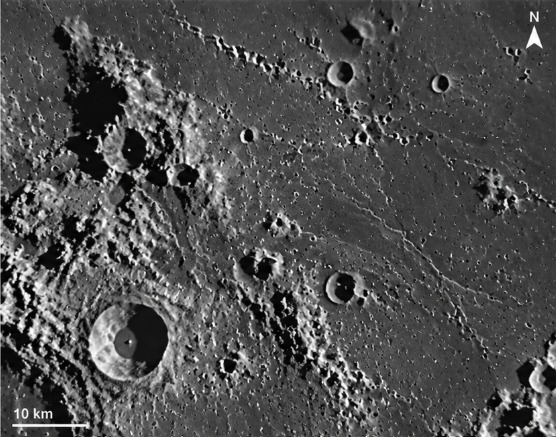
#> input picture sampledataset/image.png, 556 x 437 px, found by its file name
$ python prepare_real_samples.py
#> lines starting #> are read from the running program, lines starting #| are printed output that depends on the picture
"""
scripts/prepare_real_samples.py
===============================
Prepare Real Lunar Sample Datasets for the LUNA-MATCH Pipeline.

Loads raw lunar screenshots (image_1.png and image_2.png), masks out annotation
overlays (scale bar, text, north arrow) in-place using nearby local background
mean fill, and exports single-band GeoTIFFs with exact GSDs:
  - image_1.tif: GSD = 131.6 m/px
  - image_2.tif: GSD = 555.6 m/px
"""

import os
import sys
from pathlib import Path
import numpy as np
import cv2
import rasterio
from rasterio.transform import from_origin

def find_source_image(candidates):
    for c in candidates:
        if os.path.exists(c):
            return c
    raise FileNotFoundError(f"None of candidate paths found: {candidates}")

def mask_and_fill(img: np.ndarray, bl_box: tuple, tr_box: tuple) -> np.ndarray:
    """
    Mask bottom-left and top-right annotation overlays in-place.
    Fill with nearby local terrain mean using Gaussian feathering to avoid
    creating fake high-gradient step edges that attract feature matchers.
    """
    H, W = img.shape[:2]
    img_f = img.astype(np.float32)
    fill_canvas = img_f.copy()
    mask = np.zeros((H, W), dtype=np.float32)

    # 1. Bottom-Left Box: (x_min, x_max, y_min, y_max)
    bl_x0, bl_x1, bl_y0, bl_y1 = bl_box
    # Sample unmasked terrain immediately above the scale bar
    sample_y0 = max(0, bl_y0 - 45)
    sample_y1 = max(0, bl_y0 - 5)
    sample_x0 = bl_x0
    sample_x1 = min(W, bl_x1)
    bl_sample = img[sample_y0:sample_y1, sample_x0:sample_x1]
    bl_mean = float(np.mean(bl_sample)) if bl_sample.size > 0 else float(np.mean(img))

    fill_canvas[bl_y0:bl_y1, bl_x0:bl_x1] = bl_mean
    mask[bl_y0:bl_y1, bl_x0:bl_x1] = 1.0

    # 2. Top-Right Box: (x_min, x_max, y_min, y_max)
    tr_x0, tr_x1, tr_y0, tr_y1 = tr_box
    # Sample unmasked terrain immediately adjacent to the left of north arrow
    sample_y0_tr = tr_y0
    sample_y1_tr = min(H, tr_y1)
    sample_x0_tr = max(0, tr_x0 - 50)
    sample_x1_tr = max(0, tr_x0 - 5)
    tr_sample = img[sample_y0_tr:sample_y1_tr, sample_x0_tr:sample_x1_tr]
    tr_mean = float(np.mean(tr_sample)) if tr_sample.size > 0 else float(np.mean(img))

    fill_canvas[tr_y0:tr_y1, tr_x0:tr_x1] = tr_mean
    mask[tr_y0:tr_y1, tr_x0:tr_x1] = 1.0

    # Gaussian feather the mask boundary to avoid hard step-edges
    feathered_mask = cv2.GaussianBlur(mask, (9, 9), 3.0)

    # Seamless alpha blend
    blended = img_f * (1.0 - feathered_mask) + fill_canvas * feathered_mask
    return np.clip(blended, 0, 255).astype(np.uint8)

def main():
    root_dir = Path(__file__).resolve().parent.parent
    workspace_root = root_dir.parent

    # Candidate source paths
    p1_candidates = [
        str(workspace_root / "image.png"),
        str(workspace_root / "image_1.png"),
        str(root_dir / "data" / "samples" / "image_1.png"),
    ]
    p2_candidates = [
        str(workspace_root / "image copy.png"),
        str(workspace_root / "image_2.png"),
        str(root_dir / "data" / "samples" / "image_2.png"),
    ]

    p1 = find_source_image(p1_candidates)
    p2 = find_source_image(p2_candidates)

    print(f"Loading Image 1 from: {p1}")
    print(f"Loading Image 2 from: {p2}")

    raw_1 = cv2.imread(p1, cv2.IMREAD_GRAYSCALE)
#> raw_1: shape (437, 556); min 0, max 255, mean 79.8
    raw_2 = cv2.imread(p2, cv2.IMREAD_GRAYSCALE)
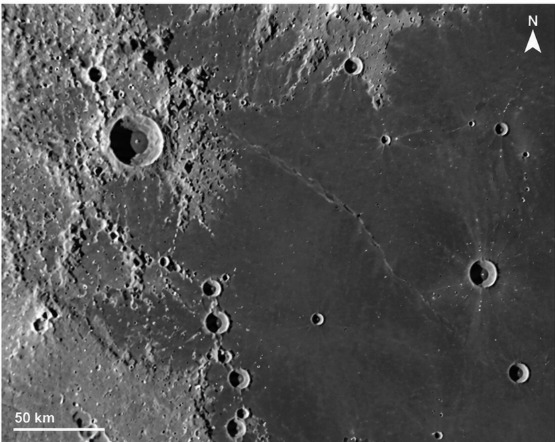
#> input picture sampledataset/image copy.png, 555 x 442 px, found by its file name
#> raw_2: shape (442, 555); min 0, max 255, mean 81.3

    if raw_1 is None:
        raise ValueError(f"Failed to read image 1 from {p1}")
    if raw_2 is None:
        raise ValueError(f"Failed to read image 2 from {p2}")

    print(f"Image 1 dimensions: {raw_1.shape[1]}x{raw_1.shape[0]} (WxH)")
#| Image 1 dimensions: 556x437 (WxH)
    print(f"Image 2 dimensions: {raw_2.shape[1]}x{raw_2.shape[0]} (WxH)")
#| Image 2 dimensions: 555x442 (WxH)

    # Define verified mask boxes (x_min, x_max, y_min, y_max)
    # Image 1 (556x437):
    #   Scale bar at bottom left: y:[400, 437], x:[0, 105]
    #   North arrow at top right: y:[0, 75], x:[505, 556]
    box_1_bl = (0, 105, 400, 437)
    box_1_tr = (505, 556, 0, 75)

    # Image 2 (555x442):
    #   Scale bar at bottom left: y:[396, 442], x:[0, 110]
    #   North arrow at top right: y:[0, 60], x:[485, 555]
    box_2_bl = (0, 110, 396, 442)
    box_2_tr = (485, 555, 0, 60)

    masked_1 = mask_and_fill(raw_1, box_1_bl, box_1_tr)
#> in mask_and_fill, `bl_mean = float(np.mean(bl_sample)) if bl_sample.size > 0 else float(n..`: bl_mean = 68.62
#> in mask_and_fill, `fill_canvas[bl_y0:bl_y1, bl_x0:bl_x1] = bl_mean`: fill_canvas: shape (437, 556) float32; min 0, max 255, mean 79.6
#> in mask_and_fill, `tr_sample = img[sample_y0_tr:sample_y1_tr, sample_x0_tr:sample_x1_tr]`:
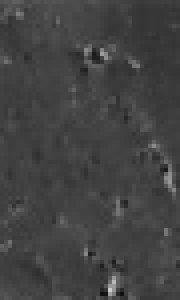
#> tr_sample: shape (75, 45) (shown 4 times larger); min 14, max 204, mean 66.5
#> in mask_and_fill, `tr_mean = float(np.mean(tr_sample)) if tr_sample.size > 0 else float(n..`: tr_mean = 66.53
#> in mask_and_fill, `fill_canvas[tr_y0:tr_y1, tr_x0:tr_x1] = tr_mean`: fill_canvas: shape (437, 556) float32; min 0, max 255, mean 79.6
    masked_2 = mask_and_fill(raw_2, box_2_bl, box_2_tr)
#> call 2 of mask_and_fill, with bl_box = (0, 110, 396, 442), tr_box = (485, 555, 0, 60)
#> in mask_and_fill (call 2), `bl_sample = img[sample_y0:sample_y1, sample_x0:sample_x1]`:
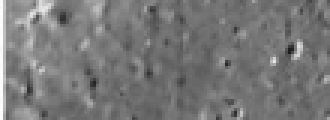
#> bl_sample: shape (40, 110) (shown 3 times larger); min 30, max 254, mean 119.8
#> in mask_and_fill (call 2), `bl_mean = float(np.mean(bl_sample)) if bl_sample.size > 0 else float(n..`: bl_mean = 119.8
#> in mask_and_fill (call 2), `fill_canvas[bl_y0:bl_y1, bl_x0:bl_x1] = bl_mean`: fill_canvas: shape (442, 555) float32; min 0, max 255, mean 81.3
#> in mask_and_fill (call 2), `tr_sample = img[sample_y0_tr:sample_y1_tr, sample_x0_tr:sample_x1_tr]`:
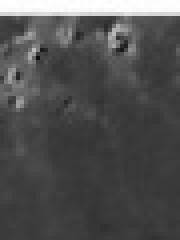
#> tr_sample: shape (60, 45) (shown 4 times larger); min 11, max 255, mean 80.1
#> in mask_and_fill (call 2), `tr_mean = float(np.mean(tr_sample)) if tr_sample.size > 0 else float(n..`: tr_mean = 80.07
#> in mask_and_fill (call 2), `fill_canvas[tr_y0:tr_y1, tr_x0:tr_x1] = tr_mean`:
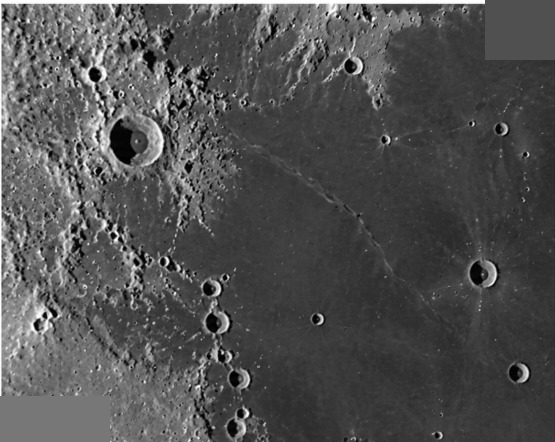
#> fill_canvas: shape (442, 555) float32; min 0, max 255, mean 81.4

    # Output directory
    out_dir = root_dir / "data" / "samples"
    out_dir.mkdir(parents=True, exist_ok=True)

    # Save visual sanity check side-by-side
    canvas_1 = np.hstack([raw_1, masked_1])
    canvas_2 = np.hstack([raw_2, masked_2])

    cv2.putText(canvas_1, "Original 1", (15, 30), cv2.FONT_HERSHEY_SIMPLEX, 0.8, (255,), 2)
    cv2.putText(canvas_1, "Masked 1 (No Overlays)", (raw_1.shape[1] + 15, 30), cv2.FONT_HERSHEY_SIMPLEX, 0.8, (255,), 2)
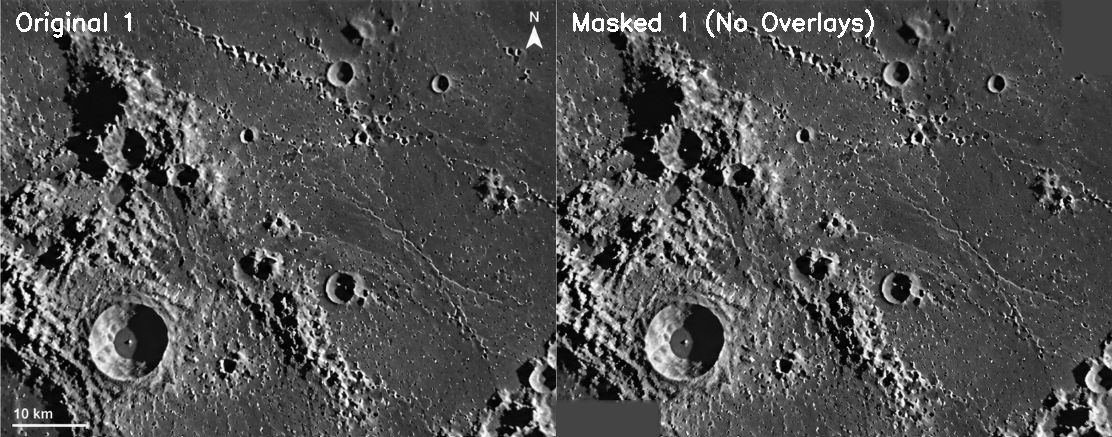
#> canvas_1: shape (437, 1112); min 0, max 255, mean 80.7
    cv2.putText(canvas_2, "Original 2", (15, 30), cv2.FONT_HERSHEY_SIMPLEX, 0.8, (255,), 2)
    cv2.putText(canvas_2, "Masked 2 (No Overlays)", (raw_2.shape[1] + 15, 30), cv2.FONT_HERSHEY_SIMPLEX, 0.8, (255,), 2)
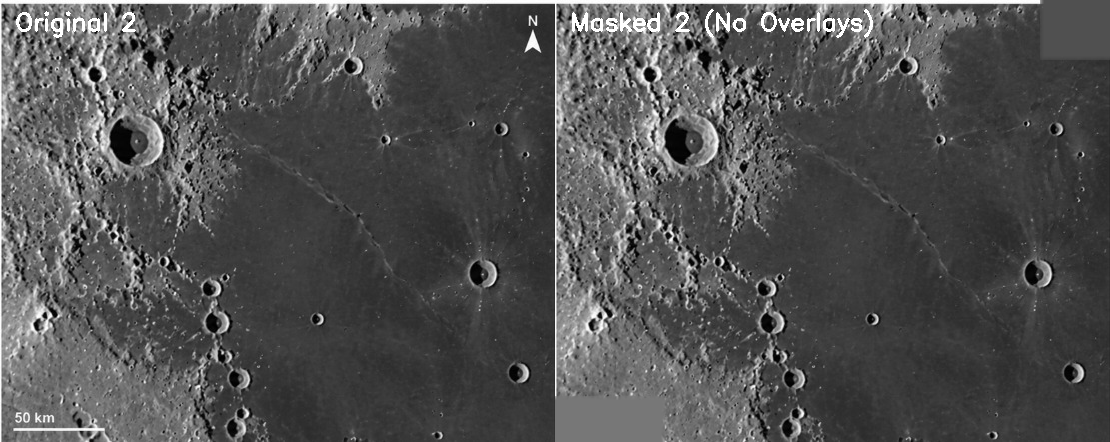
#> canvas_2: shape (442, 1110); min 0, max 255, mean 82.2

    check_path_1 = out_dir / "sanity_check_image_1.png"
    check_path_2 = out_dir / "sanity_check_image_2.png"
    cv2.imwrite(str(check_path_1), canvas_1)
    cv2.imwrite(str(check_path_2), canvas_2)
    print(f"Sanity check visual saved to: {check_path_1} and {check_path_2}")

    # Export GeoTIFFs
    # Image 1: GSD = 131.6 m/px
    gsd_1 = 131.6
    H1, W1 = masked_1.shape
#> H1 = 437; W1 = 556
    transform_1 = from_origin(0.0, 0.0, float(gsd_1), float(gsd_1))
    tif_path_1 = out_dir / "image_1.tif"

    # Normalize to float32 [0.0, 1.0] for pipeline ingestion
    norm_1 = (masked_1.astype(np.float32) / 255.0)

    with rasterio.open(
        str(tif_path_1),
        "w",
        driver="GTiff",
        height=H1,
        width=W1,
        count=1,
        dtype="float32",
        crs="EPSG:4326",
        transform=transform_1,
    ) as dst:
        dst.write(norm_1, 1)

    print(f"Exported Image 1 GeoTIFF: {tif_path_1} (GSD={gsd_1} m/px)")

    # Image 2: GSD = 555.6 m/px
    gsd_2 = 555.6
    H2, W2 = masked_2.shape
    transform_2 = from_origin(0.0, 0.0, float(gsd_2), float(gsd_2))
    tif_path_2 = out_dir / "image_2.tif"

    norm_2 = (masked_2.astype(np.float32) / 255.0)

    with rasterio.open(
        str(tif_path_2),
        "w",
        driver="GTiff",
        height=H2,
        width=W2,
        count=1,
        dtype="float32",
        crs="EPSG:4326",
        transform=transform_2,
    ) as dst:
        dst.write(norm_2, 1)

    print(f"Exported Image 2 GeoTIFF: {tif_path_2} (GSD={gsd_2} m/px)")
    print("Dataset preparation complete!")

if __name__ == "__main__":
    main()
#> (the call stopped at in main, `transform_1 = from_origin(0.0, 0.0, float(gsd_1), float(gsd_1))`: rasterio is not available in this run)
